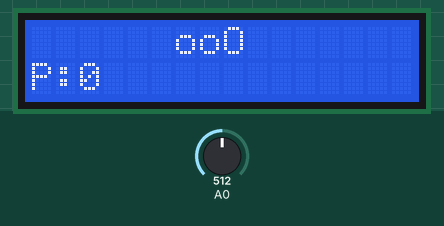
Simulated run of this sketch. Board: Arduino Uno, built with avr-gcc and run on an emulated ATmega328P. Shown: 16×2 character LCD. Inputs (shaded band) come from the test bench; at power-on: A0 = 512. Random numbers use the default seed unless the sketch sets one. At 2.1 s the program stops and its outputs stay as they are.

Above: at 1.2 s.
1.3 s: A0 set to 370
At 1.88 s:
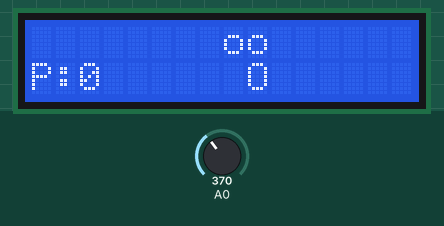
At 3.2 s:
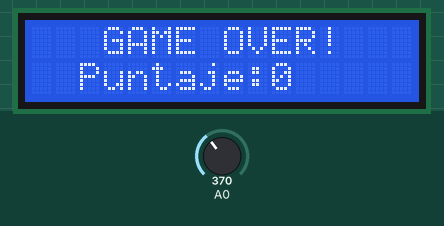
Timing chart, 0 to 3.6 s (numbered marks = the images above; inputs shaded):
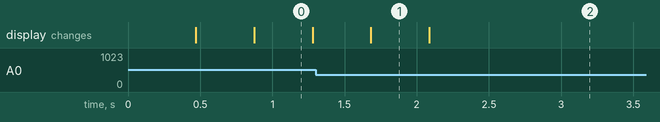

The sketch:

Snake_Arduino.ino
```cpp
#include <LiquidCrystal.h>

// Configuración del LCD (ejemplo típico con Keypad Shield)
LiquidCrystal lcd(8, 9, 4, 5, 6, 7);

// Definición de botones (Keypad Shield o entradas digitales)
#define btnRIGHT   0
#define btnUP      1
#define btnDOWN    2
#define btnLEFT    3
#define btnSELECT  4
#define btnNONE    5

int adc_key_in = 0;
int key = btnNONE;

// Campo de juego (16x2)
const int WIDTH = 16;
const int HEIGHT = 2;

// Estado de la serpiente
int snakeX[32], snakeY[32]; // posiciones de la serpiente
int snakeLength = 3;
int dir = btnRIGHT;

// Comida
int foodX, foodY;

// Puntaje
int score = 0;

// Leer botones del Keypad Shield (A0)
int read_LCD_buttons() {
  adc_key_in = analogRead(0); // leer valor de A0
  if (adc_key_in > 1000) return btnNONE;
  if (adc_key_in < 50)   return btnRIGHT;
  if (adc_key_in < 195)  return btnUP;
  if (adc_key_in < 380)  return btnDOWN;
  if (adc_key_in < 555)  return btnLEFT;
  if (adc_key_in < 790)  return btnSELECT;
  return btnNONE;
}

// Generar comida aleatoria
void spawnFood() {
  foodX = random(0, WIDTH);
  foodY = random(0, HEIGHT);
}

// Inicialización
void setup() {
  lcd.begin(16, 2);
  randomSeed(analogRead(5));

  // posición inicial de la serpiente
  snakeX[0] = 5; snakeY[0] = 0;
  snakeX[1] = 4; snakeY[1] = 0;
  snakeX[2] = 3; snakeY[2] = 0;

  spawnFood();
}

// Dibujar en pantalla
void drawGame() {
  lcd.clear();

  // Dibujar comida
  lcd.setCursor(foodX, foodY);
  lcd.print("*");

  // Dibujar serpiente
  for (int i = 0; i < snakeLength; i++) {
    lcd.setCursor(snakeX[i], snakeY[i]);
    lcd.print((i == 0) ? "O" : "o");
  }

  // Mostrar puntaje
  lcd.setCursor(0, 1);
  lcd.print("P:" + String(score));
}

// Mover serpiente
void moveSnake() {
  // mover cuerpo
  for (int i = snakeLength - 1; i > 0; i--) {
    snakeX[i] = snakeX[i - 1];
    snakeY[i] = snakeY[i - 1];
  }

  // mover cabeza
  if (dir == btnRIGHT) snakeX[0]++;
  if (dir == btnLEFT)  snakeX[0]--;
  if (dir == btnUP)    snakeY[0]--;
  if (dir == btnDOWN)  snakeY[0]++;

  // detectar colisiones con bordes
  if (snakeX[0] < 0 || snakeX[0] >= WIDTH || snakeY[0] < 0 || snakeY[0] >= HEIGHT) {
    lcd.clear();
    lcd.setCursor(3, 0);
    lcd.print("GAME OVER!");
    lcd.setCursor(2, 1);
    lcd.print("Puntaje:" + String(score));
    while (1); // detener juego
  }

  // detectar colisión con comida
  if (snakeX[0] == foodX && snakeY[0] == foodY) {
    snakeLength++;
    score++;
    spawnFood();
  }
}

void loop() {
  key = read_LCD_buttons();
  if (key != btnNONE) {
    if (key == btnUP && dir != btnDOWN) dir = btnUP;
    if (key == btnDOWN && dir != btnUP) dir = btnDOWN;
    if (key == btnLEFT && dir != btnRIGHT) dir = btnLEFT;
    if (key == btnRIGHT && dir != btnLEFT) dir = btnRIGHT;
  }

  moveSnake();
  drawGame();
  delay(400 - (score * 20)); // más rápido con más puntaje
}
```

Measured:
- what the display in image 0 shows lasts 0.4 s, from 0.9 s to 1.3 s
